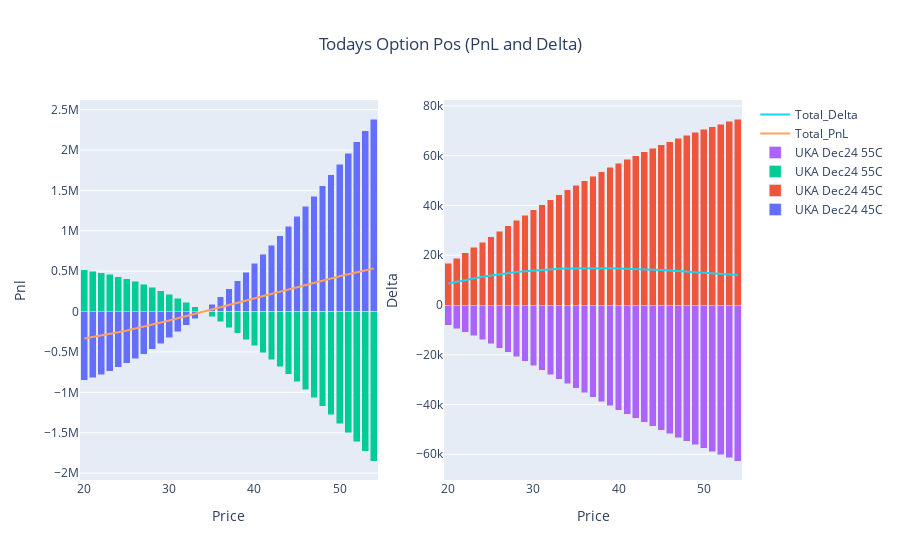

This figure's notebook cell:
### Code cell
fig_p = go.Figure()
for i in list(p)[1:-1]:
    fig_p.add_trace(go.Bar(x=p.Price, y=p[i], name=i, base=0))

fig_p.add_trace(go.Scatter(x=p.Price, y=p.Option_Pnl, mode='lines', name='Total_PnL'))

#fig_p.update_layout(title='Option PnL Today', xaxis_title='Price', yaxis_title='pnl', barmode='stack')
#fig_p.show()

#~~~~~~~~~~~~~~~~~~~~~~~~~~~~~~~~~~~~~~~~~~~~~~~~~~~~~~~~~~~~~~~~~~~~~~~~~~~~~~~~~
fig_d = go.Figure()
for i in list(d)[1:-1]:
    fig_d.add_trace(go.Bar(x=d.Price, y=d[i], name=i, base=0))

fig_d.add_trace(go.Scatter(x=d.Price, y=d.Option_Delta, mode='lines', name='Total_Delta'))

#~~~~~~~~~~~~~~~~~~~~~~~~~~~~~~~~~~~~~~~~~~~~~~~~~~~~~~~~~~~~~~~~~~~~~~~~~~~~~~~~
fig = make_subplots(rows=1, cols=2)
for i in range(0,len(fig_p.data)):
    fig.add_trace(fig_p.data[i], row=1, col=1)
    fig.add_trace(fig_d.data[i], row=1, col=2)
    
fig.update_layout(title={'text': 'Todays Option Pos (PnL and Delta)','x': 0.5,'xanchor': 'center'}, barmode='stack')

fig.update_xaxes(title_text="Price", row=1, col=1)
fig.update_yaxes(title_text="Pnl", row=1, col=1)
fig.update_xaxes(title_text="Price", row=1, col=2)
fig.update_yaxes(title_text="Delta", row=1, col=2)    
fig.show()

### Figure 1 — Plotly figure (JSON) as saved in the notebook; plotly's stock layout.template omitted (floating-point values rounded to 4 significant figures)
{"data": [{"base": 0, "name": "UKA Dec24 45C", "type": "bar", "x": [20, 21, 22, 23, 24, 25, 26, 27, 28, 29, 30, 31, 32, 33, 34, 35, 36, 37, 38, 39, 40, 41, 42, 43, 44, 45, 46, 47, 48, 49, 50, 51, 52, 53, 54], "xaxis": "x", "y": [-851900.0, -817800.0, -779700.0, -737400.0, -691000.0, -640300.0, -585500.0, -526500.0, -463300.0, -396000.0, -324600.0, -249200.0, -169900.0, -86750.0, 183.0, 90800.0, 185000.0, 282700.0, 383800.0, 488200.0, 595700.0, 706400.0, 820000.0, 936600.0, 1056000.0, 1178000.0, 1303000.0, 1430000.0, 1559000.0, 1691000.0, 1826000.0, 1962000.0, 2100000.0, 2241000.0, 2383000.0], "yaxis": "y"}, {"base": 0, "name": "UKA Dec24 45C", "type": "bar", "x": [20, 21, 22, 23, 24, 25, 26, 27, 28, 29, 30, 31, 32, 33, 34, 35, 36, 37, 38, 39, 40, 41, 42, 43, 44, 45, 46, 47, 48, 49, 50, 51, 52, 53, 54], "xaxis": "x2", "y": [16750.0, 18830.0, 20970.0, 23130.0, 25310.0, 27500.0, 29690.0, 31870.0, 34040.0, 36170.0, 38280.0, 40350.0, 42380.0, 44370.0, 46310.0, 48210.0, 50050.0, 51850.0, 53590.0, 55280.0, 56920.0, 58510.0, 60050.0, 61530.0, 62970.0, 64350.0, 65690.0, 66980.0, 68220.0, 69420.0, 70570.0, 71680.0, 72750.0, 73780.0, 74770.0], "yaxis": "y2"}, {"base": 0, "name": "UKA Dec24 55C", "type": "bar", "x": [20, 21, 22, 23, 24, 25, 26, 27, 28, 29, 30, 31, 32, 33, 34, 35, 36, 37, 38, 39, 40, 41, 42, 43, 44, 45, 46, 47, 48, 49, 50, 51, 52, 53, 54], "xaxis": "x", "y": [517700.0, 500900.0, 481300.0, 459000.0, 433700.0, 405300.0, 373800.0, 339000.0, 300800.0, 259200.0, 214300.0, 165800.0, 113800.0, 58390.0, -544.4, -62950.0, -128800.0, -198100.0, -270800.0, -346800.0, -426100.0, -508700.0, -594500.0, -683400.0, -775400.0, -870400.0, -968300.0, -1069000.0, -1173000.0, -1279000.0, -1388000.0, -1500000.0, -1614000.0, -1731000.0, -1850000.0], "yaxis": "y"}, {"base": 0, "name": "UKA Dec24 55C", "type": "bar", "x": [20, 21, 22, 23, 24, 25, 26, 27, 28, 29, 30, 31, 32, 33, 34, 35, 36, 37, 38, 39, 40, 41, 42, 43, 44, 45, 46, 47, 48, 49, 50, 51, 52, 53, 54], "xaxis": "x2", "y": [-8124.0, -9472.0, -10900.0, -12410.0, -13990.0, -15620.0, -17300.0, -19030.0, -20790.0, -22570.0, -24370.0, -26190.0, -28010.0, -29830.0, -31650.0, -33460.0, -35250.0, -37030.0, -38790.0, -40520.0, -42230.0, -43910.0, -45560.0, -47180.0, -48770.0, -50320.0, -51840.0, -53320.0, -54770.0, -56180.0, -57550.0, -58890.0, -60200.0, -61460.0, -62700.0], "yaxis": "y2"}, {"mode": "lines", "name": "Total_PnL", "type": "scatter", "x": [20, 21, 22, 23, 24, 25, 26, 27, 28, 29, 30, 31, 32, 33, 34, 35, 36, 37, 38, 39, 40, 41, 42, 43, 44, 45, 46, 47, 48, 49, 50, 51, 52, 53, 54], "xaxis": "x", "y": [-334200.0, -317000.0, -298300.0, -278400.0, -257300.0, -235000.0, -211700.0, -187500.0, -162500.0, -136800.0, -110400.0, -83450.0, -56090.0, -28360.0, -361.4, 27840.0, 56180.0, 84580.0, 113000.0, 141300.0, 169600.0, 197700.0, 225600.0, 253200.0, 280600.0, 307600.0, 334400.0, 360800.0, 386700.0, 412300.0, 437500.0, 462300.0, 486600.0, 510400.0, 533800.0], "yaxis": "y"}, {"mode": "lines", "name": "Total_Delta", "type": "scatter", "x": [20, 21, 22, 23, 24, 25, 26, 27, 28, 29, 30, 31, 32, 33, 34, 35, 36, 37, 38, 39, 40, 41, 42, 43, 44, 45, 46, 47, 48, 49, 50, 51, 52, 53, 54], "xaxis": "x2", "y": [8624.0, 9363.0, 10060.0, 10720.0, 11330.0, 11890.0, 12390.0, 12850.0, 13250.0, 13600.0, 13910.0, 14160.0, 14370.0, 14540.0, 14670.0, 14750.0, 14800.0, 14820.0, 14810.0, 14760.0, 14690.0, 14600.0, 14490.0, 14350.0, 14200.0, 14030.0, 13850.0, 13660.0, 13450.0, 13240.0, 13020.0, 12790.0, 12560.0, 12320.0, 12080.0], "yaxis": "y2"}], "layout": {"barmode": "stack", "title": {"text": "Todays Option Pos (PnL and Delta)", "x": 0.5, "xanchor": "center"}, "xaxis": {"anchor": "y", "domain": [0, 0.45], "title": {"text": "Price"}}, "xaxis2": {"anchor": "y2", "domain": [0.55, 1], "title": {"text": "Price"}}, "yaxis": {"anchor": "x", "domain": [0, 1], "title": {"text": "Pnl"}}, "yaxis2": {"anchor": "x2", "domain": [0, 1], "title": {"text": "Delta"}}}}
